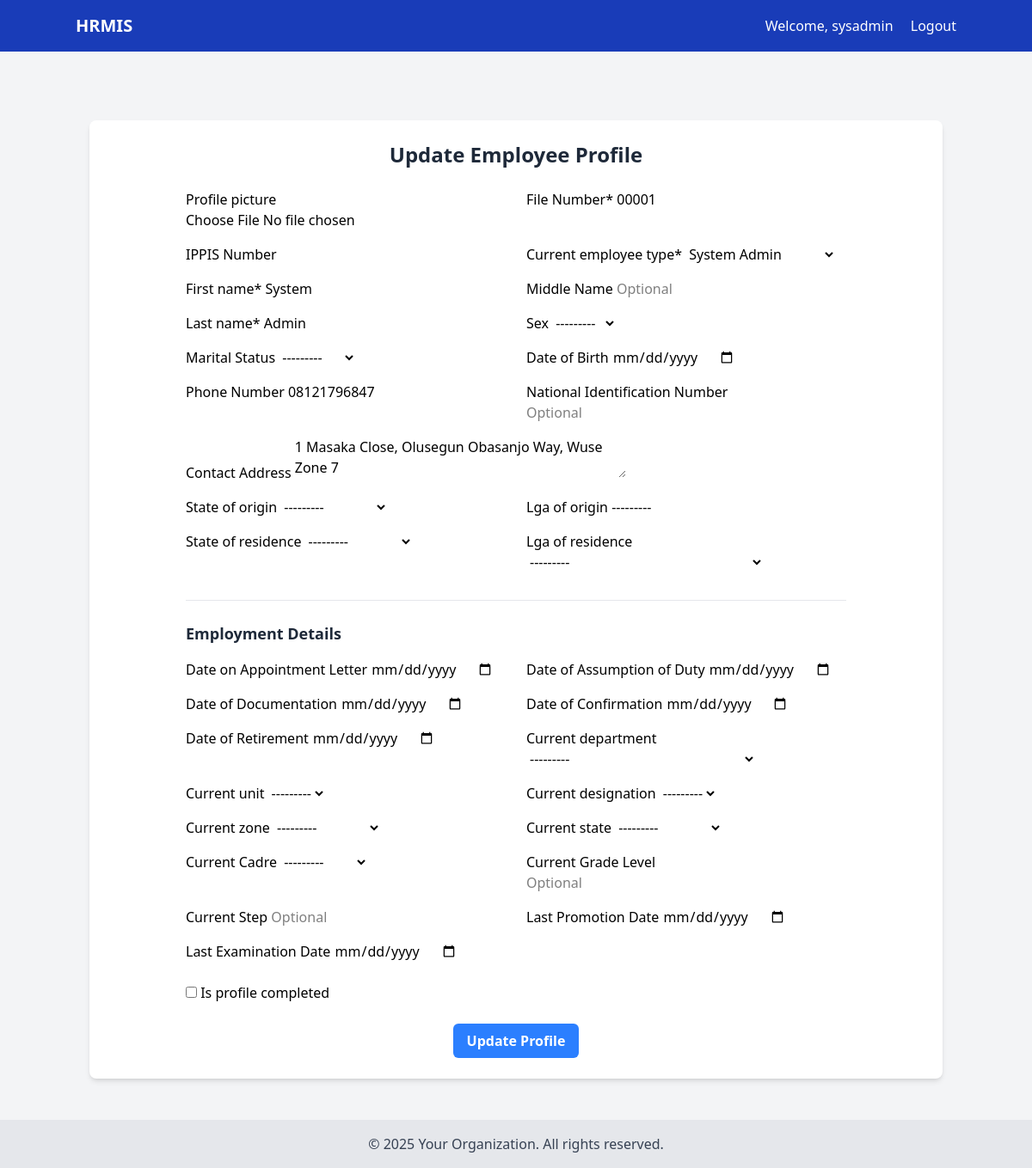
/profile/update/ (signed in), run on an earlier commit of the app's database.
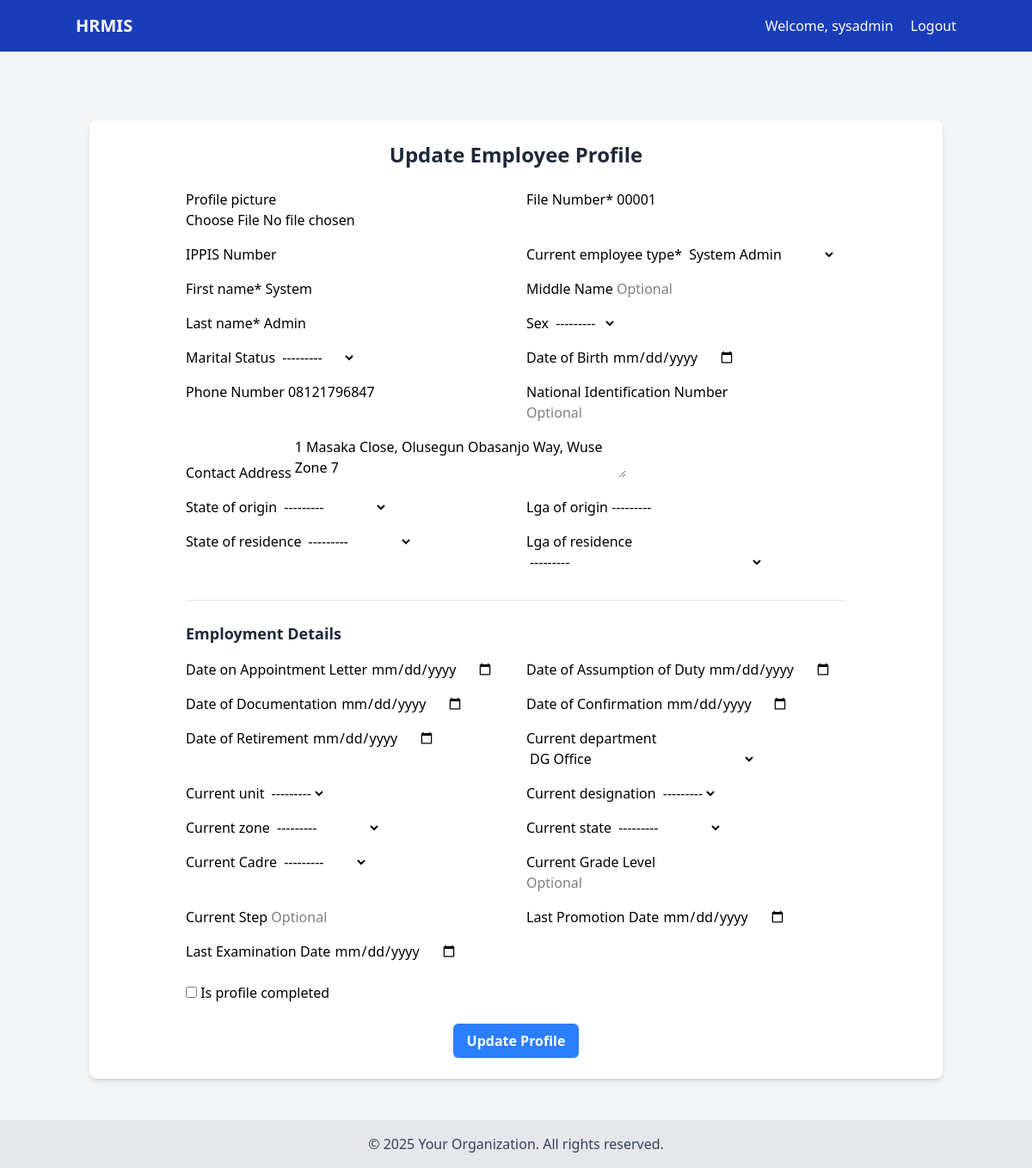
And on a later commit of the database.
### core/models.py (models this page shows, shortened)
class EmployeeProfile(models.Model):
    EMPLOYEE_TYPE_CHOICES = [
        ('SYS', 'System Admin'),
        ('DG', 'Director General'),
        ('DIR', 'Director'),
        ('ZD', 'Zonal Driector'),
        ('HOD', 'Head of Department'),
        ('HOU', 'Head of Unit'),
        ('SC', 'State Coordinator'),
        ('STAFF', 'Staff'),
    ]
    CADRE_CHOICES = [
        ('O', 'Officer'),
        ('E','Executive'),
        ('S', 'Secretariat'),
        ('C', 'Clerical'),
        ('D', 'Driver')
    ]
    MARITAL_STATUS_CHOICES = [
        ('S', 'Single'),
        ('M', 'Married'),
        ('D', 'Divorced'),
        ('W', 'Widowed'),
    ]
    user = models.OneToOneField(User, on_delete=models.CASCADE, related_name='employee_profile')
    current_employee_type = models.CharField(max_length=5, choices=EMPLOYEE_TYPE_CHOICES, default='STAFF')
    profile_picture = models.ImageField(upload_to='employee_pics/', blank=True, null=True)
    file_number = models.CharField(max_length=7, verbose_name='File Number')
    ippis_number = models.CharField(max_length=10, blank=True, null=True, unique=True, verbose_name='IPPIS Number')
    middle_name = models.CharField(max_length=30, blank=True, null=True, verbose_name='Middle Name')
    sex = models.CharField(max_length=1, choices=([('M', 'Male'),('F', 'Female')]), blank=True, null=True, verbose_name= 'Sex')
    marital_status = models.CharField(max_length=1, choices=MARITAL_STATUS_CHOICES, blank=True, null=True, verbose_name='Marital Status')
    date_of_birth = models.DateField(null=True, blank=True, verbose_name='Date of Birth')
    phone_number = models.CharField(max_length=11, blank=True, verbose_name= 'Phone Number')
    contact_address = models.CharField(max_length=100, blank=True, verbose_name='Contact Address')
    lga_of_residence = models.ForeignKey('LGA', on_delete=models.SET_NULL, null=True, blank=True, related_name='residents')
    state_of_residence = models.ForeignKey('State', on_delete=models.SET_NULL, null=True, blank=True, related_name='residents')
    lga_of_origin = models.ForeignKey('LGA', on_delete=models.SET_NULL, null=True, blank=True, related_name='origins')
    state_of_origin = models.ForeignKey('State', on_delete=models.SET_NULL, null=True, blank=True, related_name='origins')
    nin = models.CharField(max_length=11, blank=True, null=True, unique=True, verbose_name='National Identification Number')
    brn = models.CharField(max_length=18, blank=True, null=True, unique=True, verbose_name='Birth Registration Number')
    date_of_appointment = models.DateField(null=True, blank=True, verbose_name='Date on Appointment Letter')
    date_of_present_appointment = models.DateField(null=True, blank=True, verbose_name='Date of Present Appointment')
    date_of_documentation = models.DateField(null=True, blank=True, verbose_name='Date of Documentation')
    date_of_assumption = models.DateField(null=True, blank=True, verbose_name='Date of Assumption of Duty')
    date_of_confirmation = models.DateField(null=True, blank=True, verbose_name='Date of Confirmation')
    date_of_retirement = models.DateField(null=True, blank=True, verbose_name='Date of Retirement')
    current_zone = models.ForeignKey('Zone', on_delete=models.SET_NULL, null=True, blank=True, related_name='current_employees')
    current_state = models.ForeignKey('State', on_delete=models.SET_NULL, null=True, blank=True, related_name='current_employees')
    current_grade_level = models.PositiveIntegerField(validators=[MinValueValidator(1), MaxValueValidator(18)], blank=True, null=True, verbose_name='Current Grade Level')
    current_step = models.PositiveIntegerField(validators=[MinValueValidator(1), MaxValueValidator(15)], blank=True, null=True, verbose_name='Current Step')
    current_department = models.ForeignKey('Department', on_delete=models.SET_NULL, null=True, blank=True, related_name='current_employees')
    current_unit = models.ForeignKey('Unit', on_delete=models.SET_NULL, null=True, blank=True, related_name='current_employees')
    current_designation = models.ForeignKey('Designation', on_delete=models.SET_NULL, null=True, blank=True, related_name='current_employees')
    current_cadre = models.CharField(max_length=1, choices=CADRE_CHOICES, blank=True, null=True, verbose_name='Current Cadre')
    last_promotion_date = models.DateField(null=True, blank=True, verbose_name='Last Promotion Date')
    last_examination_date = models.DateField(null=True, blank=True, verbose_name='Last Examination Date')
    created_by = models.ForeignKey(User, on_delete=models.SET_NULL, null=True, blank=True, related_name='created_profiles')
    created_at = models.DateTimeField(auto_now_add=True)
    modified_by = models.ForeignKey(User, on_delete=models.SET_NULL, null=True, blank=True, related_name='modified_profiles')
    modified_at = models.DateTimeField(auto_now=True)
    is_profile_completed = models.BooleanField(default=False)
    class Meta:
        verbose_name = "Employee Profile"
        verbose_name_plural = "Employee Profiles"

### core/views.py (the view)
# urls.py: path('profile/update/', update_employee_profile, name='update_employee_profile'), # Profile Update URL
@login_required
def update_employee_profile(request):
    employee_profile = get_object_or_404(EmployeeProfile, user=request.user)
    if request.method == 'POST':
        form = EmployeeProfileForm(request.POST, request.FILES, instance=employee_profile)
        if form.is_valid():
            form.save()
            messages.success(request, "Your profile has been updated successfully!") # Success message
            return HttpResponseRedirect(reverse_lazy('profile_updated_success')) # Use HttpResponseRedirect
    else:
        form = EmployeeProfileForm(instance=employee_profile)
    return render(request, 'core/employee_profile_form.html', {'form': form})

### core/models.py (called while the page is built)
    def __str__(self):
        return self.name

    def __str__(self):
        return self.name

    def __str__(self):
        return self.name

    def __str__(self):
        return self.name

### core/templates/core/employee_profile_form.html (shortened to what this page needs)
{% extends "base.html" %}
{% load crispy_forms_tags %}
{% block content %}
<div class="container mx-auto mt-8 p-6 bg-white shadow-md rounded-lg">
    <h2 class="text-2xl font-bold mb-6 text-center text-gray-800">Update Employee Profile</h2>
    <form method="post" enctype="multipart/form-data" class="max-w-3xl mx-auto space-y-6">
        <div class="grid grid-cols-1 md:grid-cols-2 gap-x-6 gap-y-4 mb-4">
            {{ form.profile_picture|as_crispy_field }}
            {{ form.file_number|as_crispy_field }}
            {{ form.ippis_number|as_crispy_field }}
            {{ form.current_employee_type|as_crispy_field }}
            {{ form.first_name|as_crispy_field }}
            {{ form.middle_name|as_crispy_field }}
            {{ form.last_name|as_crispy_field }}
            {{ form.sex|as_crispy_field }}
            {{ form.marital_status|as_crispy_field }}
            {{ form.date_of_birth|as_crispy_field }}
            {{ form.phone_number|as_crispy_field }}
            {{ form.nin|as_crispy_field }}
        </div>
        <div class="mb-4">
            {{ form.contact_address|as_crispy_field }}
        </div>
        <div class="grid grid-cols-1 md:grid-cols-2 gap-x-6 gap-y-4 mb-4">
            <div>
                {{ form.state_of_origin|as_crispy_field }}
            </div>
            <div>
                {{ form.lga_of_origin|as_crispy_field }}
            </div>
            <div>
                {{ form.state_of_residence|as_crispy_field }}
            </div>
            <div>
                {{ form.lga_of_residence|as_crispy_field }}
            </div>
        </div>
        <div class="border-t border-gray-200 pt-6 mt-8">
            <h3 class="text-lg font-semibold mb-4 text-gray-800">Employment Details</h3>
            <div class="grid grid-cols-1 md:grid-cols-2 gap-x-6 gap-y-4 mb-4">
                {{ form.date_of_appointment|as_crispy_field }}
                {{ form.date_of_assumption|as_crispy_field }}
                {{ form.date_of_documentation|as_crispy_field }}
                {{ form.date_of_confirmation|as_crispy_field }}
                {{ form.date_of_retirement|as_crispy_field }}
                {{ form.current_department|as_crispy_field }}
                {{ form.current_unit|as_crispy_field }}
                {{ form.current_designation|as_crispy_field }}
                {{ form.current_zone|as_crispy_field }}
                {{ form.current_state|as_crispy_field }}
                {{ form.current_cadre|as_crispy_field }}
                {{ form.current_grade_level|as_crispy_field }}
                {{ form.current_step|as_crispy_field }}
                {{ form.last_promotion_date|as_crispy_field }}
                {{ form.last_examination_date|as_crispy_field }}
            </div>
        </div>
        <div class="mb-4">
            {{ form.is_profile_completed|as_crispy_field }}
        </div>
        <div class="mt-6 text-center">
            <button type="submit" class="bg-blue-500 hover:bg-blue-700 text-white font-bold py-2 px-4 rounded-md focus:outline-none focus:ring-2 focus:ring-blue-300">
                Update Profile
            </button>
        </div>
    </form>
</div>
{% endblock %}

### core/templates/base.html (shortened to what this page needs)
{% load static %}
<!doctype html>
<html lang="en">
<head>
    <link href="{% static 'src/output.css' %}" rel="stylesheet">
</head>
<body class="bg-gray-100 font-sans antialiased">
    <nav class="bg-blue-800 p-4 text-white">
        <div class="container mx-auto flex justify-between items-center">
            <a href="/" class="font-bold text-xl">HRMIS</a>
            <div class="space-x-4">
                {% if user.is_authenticated %}
                    <span class="hover:underline">Welcome, {{ user.username }}</span>
                    <a href="{% url 'logout' %}" class="hover:underline">Logout</a>
                {% else %}
                    <a href="{% url 'login' %}" class="hover:underline">Login</a>
                {% endif %}
            </div>
        </div>
    </nav>
    <div class="container mx-auto mt-8 p-4">
        {% block content %}{% endblock %}
    </div>
    <footer class="bg-gray-200 text-gray-700 text-center p-4 mt-8">
        <p>© {% now "Y" %} Your Organization. All rights reserved.</p>
    </footer>
</body>
</html>

What changed in the data, as far as the page shows it:
changed EmployeeProfile "System Admin": current_department "---------" → "DG Office"
